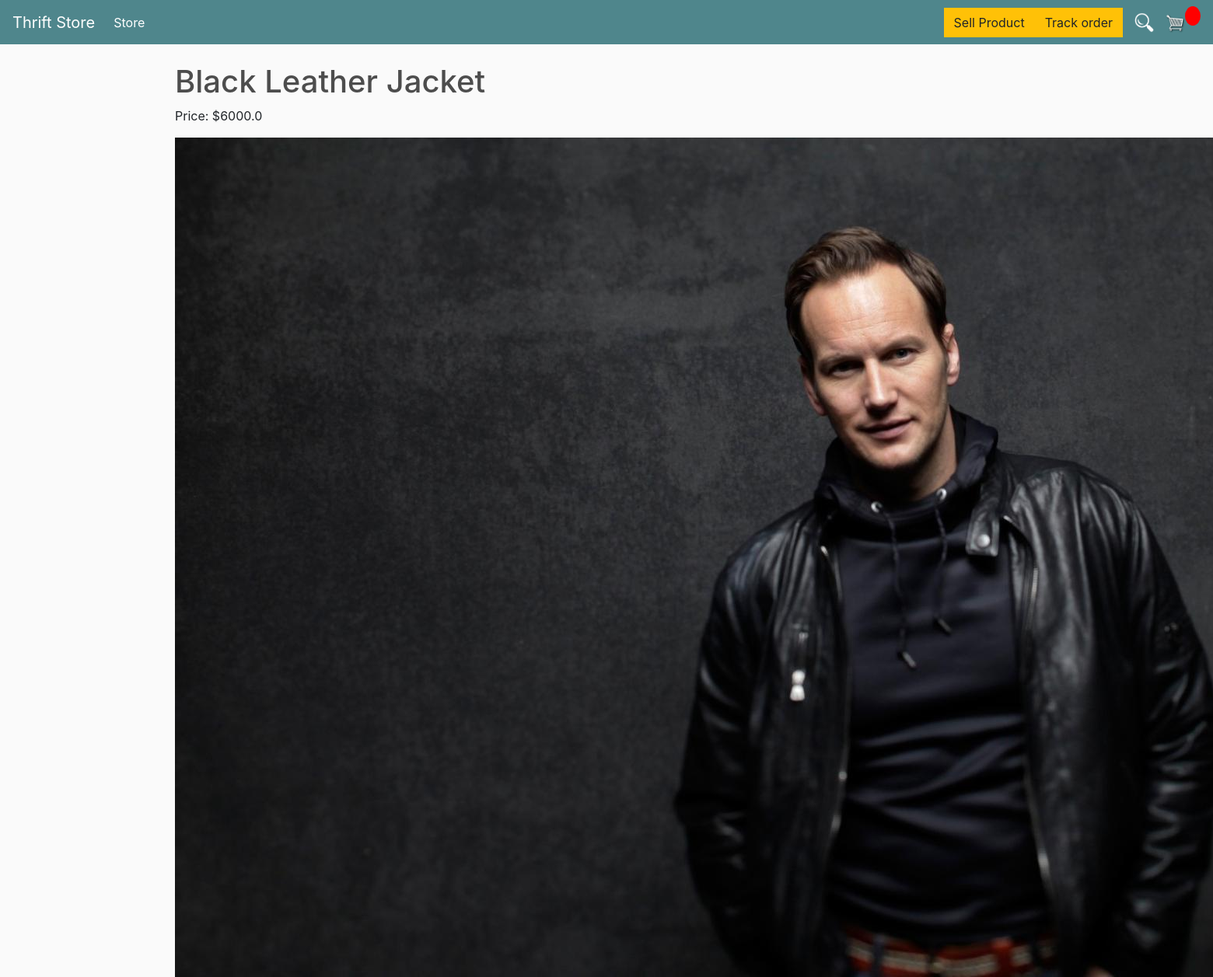
/product/5/, run on the app's committed database.
### store/models.py (models this page shows, shortened)
class Product(models.Model):
    name = models.CharField(max_length=200)
    price = models.FloatField()
    digital = models.BooleanField(default=False,null=True, blank=True)
    image = models.ImageField(null=True, blank=True)
    seller = models.ForeignKey(Customer, null=True, on_delete=models.CASCADE)

### store/views.py (the view)
# urls.py: path('product/<int:pk>/', product_detail, name='product_detail'),
def product_detail(request, pk):
    product = get_object_or_404(Product, pk=pk)
    return render(request, 'store/product_detail.html', {'product': product})

### store/templates/store/product_detail.html
{% extends 'store/main.html' %}
{% load static %}
{% block content %}
<h1>{{ product.name }}</h1>
<p>Price: ${{ product.price }}</p>
<img src="{{ product.image.url }}" alt="{{ product.name }}">
{% endblock content %}

### static/css/main.css (style rules this page uses)
body { background-color: hsl(0, 0%, 98%); }
h1,h2,h3,h4,h5,h6 { color:hsl(0, 0%, 30%); }

### data on the page
Product: name "Black Leather Jacket", price "6000.0", image (picture)
